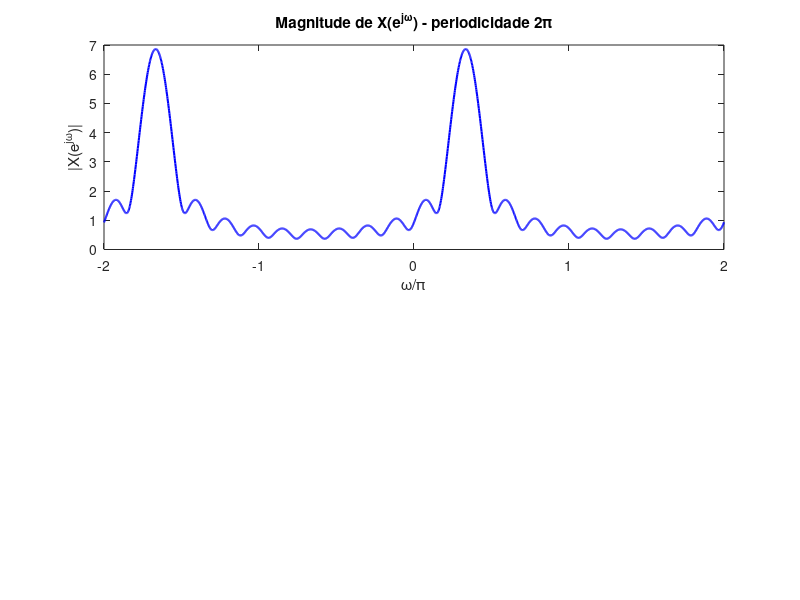

Source code (MATLAB): (Note: this script raises an error after producing the figure.)
% Parte III - TFTD de x[n] = (0.9*exp(j*pi/3))^n, 0 <= n <= 10
% Investigacao da periodicidade 2*pi

clear; clc; close all;

n = 0:10;
x = (0.9 * exp(1j*pi/3)).^n;

% Avaliar em [-2pi, 2pi] para mostrar a periodicidade
w = linspace(-2*pi, 2*pi, 2001);
X = zeros(1, 2001);
for k = 1:2001
  X(k) = sum(x .* exp(-1j * w(k) * n));
end

figure('Position', [100 100 900 500]);

subplot(2,1,1);
plot(w/pi, abs(X), 'b', 'LineWidth', 1.5);
xlabel('\omega/\pi'); ylabel('|X(e^{j\omega})|');
title('Magnitude de X(e^{j\omega}) - periodicidade 2\pi');
xline(-1, '--k'); xline(0, '--k'); xline(1, '--k'); xline(2, '--k');
xticks(-2:0.5:2);
grid on;

subplot(2,1,2);
plot(w/pi, angle(X), 'r', 'LineWidth', 1.5);
xlabel('\omega/\pi'); ylabel('\angle X(e^{j\omega}) (rad)');
title('Fase de X(e^{j\omega}) - periodicidade 2\pi');
xline(-1, '--k'); xline(0, '--k'); xline(1, '--k'); xline(2, '--k');
xticks(-2:0.5:2);
grid on;

saveas(gcf, '../figuras/parte3.png');
disp('Parte III concluida. Figura salva.');
